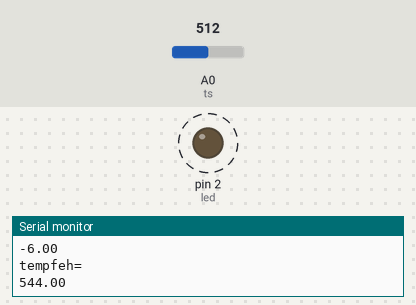
A sketch run on a simulated Arduino Uno, built with avr-gcc and run on an emulated ATmega328P. Shown: output pins drawn as LEDs (lit = HIGH), the last lines printed to the serial monitor. Dashed ring = blinking. The inputs (shaded band) are chosen by the test bench; at power-on: A0 (ts) = 512.

Above: at 1.8 s.
1.9 s: A0 (ts) set to 4
5.4 s: A0 (ts) set to 1
At 6.2 s:
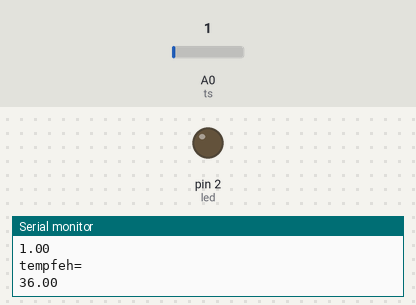
7.0 s: A0 (ts) set to 30
At 7.4 s:
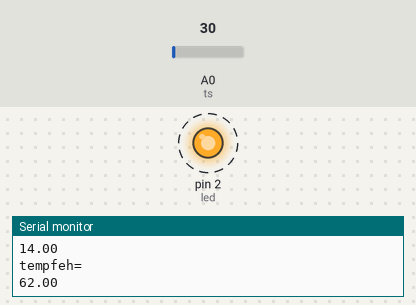
11.0 s: A0 (ts) set to 0
At 11.8 s:
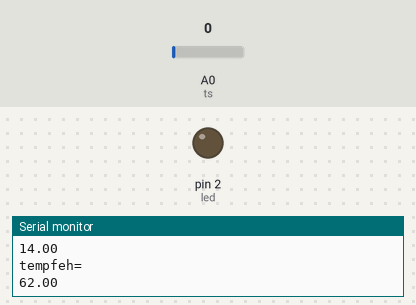
Timing chart, 0 to 13.5 s (numbered marks = the images above; inputs shaded):
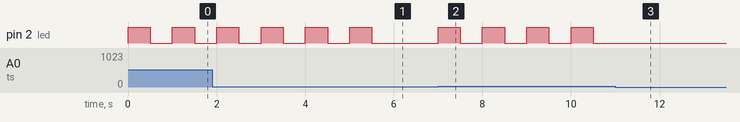

The sketch:

LM35_WITH_LED_CONDITION_CEL-FEH_.ino
```cpp
#define ts A0
int tv=0;
int led=2;
void setup() {
  pinMode(led,OUTPUT);
  Serial.begin(9600);

}

void loop() {
  tv=analogRead(ts);
  float tempcel=(tv*500)/1023;
  float tempfeh=(tv*(9/5))+32;
  if(tempcel&&tempfeh>=20){
  Serial.println( "tempcel=");
  Serial.println( tempcel);
   Serial.println( "tempfeh=");
  Serial.println( tempfeh);
  digitalWrite(led,HIGH);
  delay(500);
digitalWrite(led,LOW);
delay(500);

  }}
```

Measured:
- the behaviour switches between 3 and 2 on A0 (ts) (found by bisection; images 0 and 1)
- after the input at 5.4 s, pin 2 (led): goes on until 5.5 s, then stays LOW
- after the input at 7.0 s, pin 2 (led): alternates HIGH for 0.50 s and LOW for 0.50 s, starting at once
- after the input at 11.0 s, pin 2 (led): stops changing and stays LOW
- by itself, pin 2 (led): alternates HIGH for 0.50 s and LOW for 0.50 s
